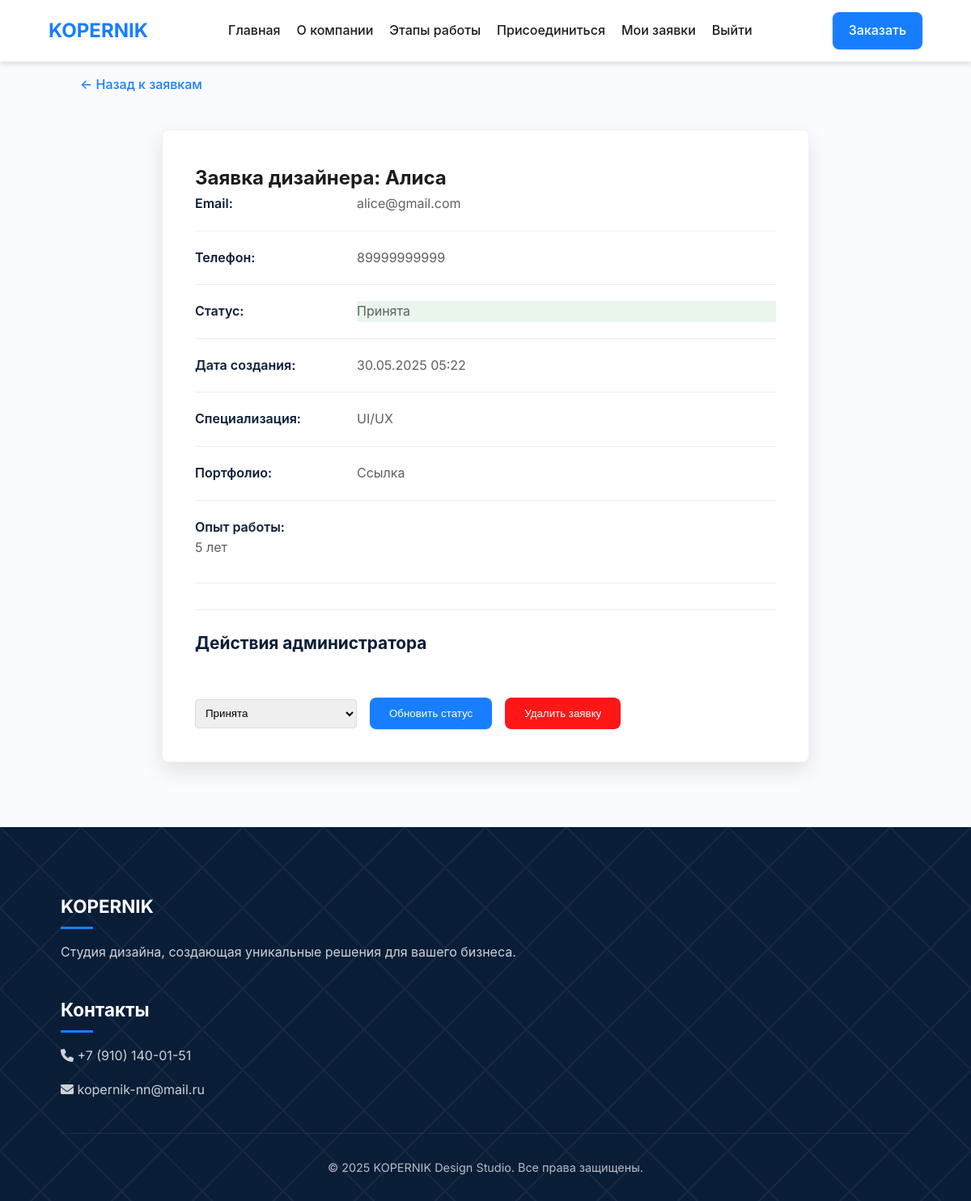
The app's page /applications/designer/13/ (signed in) with its own data.
### design_studio/models.py (models this page shows, shortened)
class DesignerApplication(models.Model):
    STATUS_CHOICES = [
        ('pending', 'На рассмотрении'),
        ('accepted', 'Принята'),
        ('rejected', 'Отклонена'),
    ]
    name = models.CharField(max_length=100, verbose_name='Имя')
    email = models.EmailField(verbose_name='Email')
    phone = models.CharField(max_length=20, verbose_name='Телефон')
    portfolio_link = models.URLField(verbose_name='Ссылка на портфолио')
    experience = models.TextField(verbose_name='Опыт работы')
    specialization = models.CharField(max_length=100, verbose_name='Специализация')
    created_at = models.DateTimeField(auto_now_add=True, verbose_name='Дата создания')
    status = models.CharField(max_length=20, choices=STATUS_CHOICES, default='pending', verbose_name='Статус')
    user = models.ForeignKey(User, on_delete=models.CASCADE, null=True, blank=True, verbose_name='Пользователь')
    class Meta:
        verbose_name = 'Заявка дизайнера'
        verbose_name_plural = 'Заявки дизайнеров'
        ordering = ['-created_at']

### design_studio/views.py (the view, shortened to what this page needs)
# urls.py: path('applications/designer/<int:pk>/', views.designer_application_detail, name='designer_application_detail'),
@login_required
def designer_application_detail(request, pk):
    application = get_object_or_404(DesignerApplication, pk=pk)
    if not request.user.is_superuser and application.user != request.user:
        return redirect('applications')
    return render(request, 'design_studio/designer_application_detail.html', {'application': application})

### templates/design_studio/designer_application_detail.html (shortened to what this page needs)
{% extends 'design_studio/base.html' %}
{% block content %}
<section class="request-detail">
    <div class="container">
        <a href="{% url 'applications' %}" class="btn btn-back">← Назад к заявкам</a>
        <div class="request-card detailed">
            <h2>Заявка дизайнера: {{ application.name }}</h2>
            <div class="request-info">
                <div class="info-row">
                    <span class="info-label">Email:</span>
                    <span class="info-value">{{ application.email }}</span>
                </div>
                <div class="info-row">
                    <span class="info-label">Телефон:</span>
                    <span class="info-value">{{ application.phone }}</span>
                </div>
                <div class="info-row">
                    <span class="info-label">Статус:</span>
                    <span class="info-value status-{{ application.status }}">
                        {{ application.get_status_display }}
                    </span>
                </div>
                <div class="info-row">
                    <span class="info-label">Дата создания:</span>
                    <span class="info-value">{{ application.created_at|date:"d.m.Y H:i" }}</span>
                </div>
                <div class="info-row">
                    <span class="info-label">Специализация:</span>
                    <span class="info-value">{{ application.specialization }}</span>
                </div>
                <div class="info-row">
                    <span class="info-label">Портфолио:</span>
                    <a href="{{ application.portfolio_link }}" target="_blank" class="info-value">Ссылка</a>
                </div>
                <div class="info-row full-width">
                    <span class="info-label">Опыт работы:</span>
                    <p class="info-value">{{ application.experience }}</p>
                </div>
            </div>
            {% if user.is_superuser %}
            <div class="admin-actions">
                <h3>Действия администратора</h3>
                <form method="post" class="status-form">
                    <select name="status" class="status-select">
                        {% for value, label in application.STATUS_CHOICES %}
                        <option value="{{ value }}" {% if value == application.status %}selected{% endif %}>
                            {{ label }}
                        </option>
                        {% endfor %}
                    </select>
                    <button type="submit" name="action" value="update_status" class="btn btn-primary">Обновить статус</button>
                    <button type="submit" name="action" value="delete" class="btn btn-danger">Удалить заявку</button>
                </form>
            </div>
            {% endif %}
        </div>
    </div>
</section>
{% endblock %}

### design_studio/static/css/style.css (style rules this page uses)
:root { --primary-color: #177fff; --secondary-color: #3c93ff; --background-color: #f9fbff; --text-color: #1c1c1c; --light-text: #5f5f5f; --white: #ffffff; --dark-bg: #0a1d37; --shadow-sm: 0 1px 3px rgba(0, 0, 0, 0.12); --shadow-md: 0 4px 6px rgba(0, 0, 0, 0.1); --shadow-lg: 0 10px 25px rgba(0, 0, 0, 0.1); --transition: all 0.3s cubic-bezier(0.25, 0.8, 0.25, 1); --border-radius: 8px; }
* { margin: 0; padding: 0; box-sizing: border-box; }
body { font-family: 'Inter', -apple-system, BlinkMacSystemFont, sans-serif; background-color: var(--background-color); color: var(--text-color); line-height: 1.6; -webkit-font-smoothing: antialiased; -moz-osx-font-smoothing: grayscale; }
a { text-decoration: none; color: inherit; transition: var(--transition); }
.container { width: 90%; max-width: 1200px; margin: 0 auto; padding: 0 15px; }
.btn { display: inline-flex; align-items: center; justify-content: center; padding: 12px 24px; border-radius: var(--border-radius); font-weight: 500; transition: var(--transition); text-align: center; cursor: pointer; border: none; position: relative; overflow: hidden; }
.btn::after { content: ''; position: absolute; top: 50%; left: 50%; width: 5px; height: 5px; background: rgba(255, 255, 255, 0.5); opacity: 0; border-radius: 100%; transform: scale(1, 1) translate(-50%); transform-origin: 50% 50%; }
.btn-primary { background-color: var(--primary-color); color: var(--white); box-shadow: var(--shadow-sm); }
form input, form textarea, form select { width: 100%; padding: 12px 15px; border: 1px solid #ddd; border-radius: var(--border-radius); font-family: 'Inter', sans-serif; transition: var(--transition); }
.request-card { background-color: var(--white); padding: 25px; border-radius: var(--border-radius); box-shadow: var(--shadow-sm); transition: var(--transition); border: 1px solid rgba(0, 0, 0, 0.05); }
.request-card h3 { font-size: 1.3rem; margin-bottom: 15px; color: var(--dark-bg); }
.request-card p { margin-bottom: 10px; display: flex; }
.status-completed, .status-accepted { background-color: rgba(40, 167, 69, 0.1); color: #28a745; }
.request-detail { padding: 80px 0; }
.btn-back { display: inline-flex; align-items: center; gap: 5px; margin-bottom: 30px; color: var(--primary-color); font-weight: 500; transition: var(--transition); }
.request-card.detailed { max-width: 800px; margin: 0 auto; padding: 40px; box-shadow: var(--shadow-lg); }
.info-row { display: flex; margin-bottom: 20px; padding-bottom: 20px; border-bottom: 1px solid #eee; }
.info-row.full-width { display: block; }
.info-label { font-weight: 600; width: 200px; color: var(--dark-bg); }
.info-value { flex: 1; color: var(--light-text); }
.admin-actions { margin-top: 40px; padding-top: 30px; border-top: 2px solid #eee; }
.status-form { display: flex; gap: 15px; margin-top: 20px; align-items: center; }
.status-select { padding: 10px 15px; border: 1px solid #ddd; border-radius: var(--border-radius); font-family: 'Inter', sans-serif; flex: 1; max-width: 300px; }
.admin-actions { margin-top: 2rem; padding-top: 1.5rem; border-top: 1px solid #eee; }
.status-form { display: flex; gap: 1rem; align-items: center; }
.status-select { padding: 0.5rem; border-radius: 4px; border: 1px solid #ddd; min-width: 200px; }
.btn-danger { display: inline-flex; align-items: center; justify-content: center; padding: 12px 24px; border-radius: var(--border-radius); background-color: #ff1717; color: white; font-weight: 500; transition: var(--transition); text-align: center; cursor: pointer; border: none; position: relative; overflow: hidden; }
.admin-actions { margin-top: 2rem; padding-top: 1.5rem; border-top: 1px solid #eee; display: flex; flex-wrap: wrap; gap: 1rem; position: static; }

### records on screen
DesignerApplication: name "Алиса", email "alice@gmail.com", phone "89999999999", status "Принята", created_at "30.05.2025 05:22", specialization "UI/UX", experience "5 лет"
